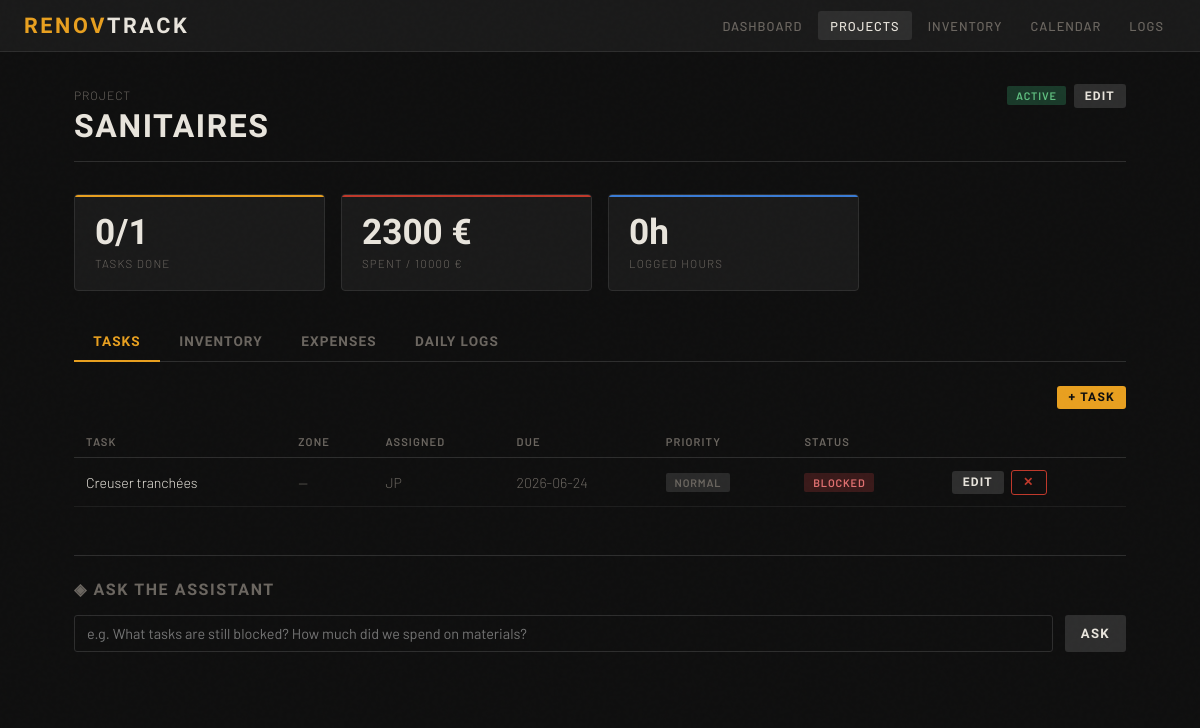
The app's page /projects/2 with its own data.
### app/models/models.py (models this page shows)
class ProjectBase(SQLModel):
    name: str
    description: Optional[str] = None
    status: str = "planning"  # planning | active | on_hold | done
    budget_total: float = 0.0
    start_date: Optional[date] = None
    estimated_end_date: Optional[date] = None

class Project(ProjectBase, table=True):
    id: Optional[int] = Field(default=None, primary_key=True)
    building_id: int = Field(foreign_key="building.id")
    created_at: datetime = Field(default_factory=datetime.utcnow)
    building: Building = Relationship(back_populates="projects")
    zones: List["Zone"] = Relationship(back_populates="project")
    tasks: List["Task"] = Relationship(back_populates="project")
    inventory_items: List["InventoryItem"] = Relationship(back_populates="project")
    expenses: List["Expense"] = Relationship(back_populates="project")
    daily_logs: List["DailyLog"] = Relationship(back_populates="project")

class TaskBase(SQLModel):
    title: str
    description: Optional[str] = None
    status: str = "todo"  # todo | in_progress | blocked | done
    priority: str = "normal"  # low | normal | high | urgent
    assigned_to: Optional[str] = None
    due_date: Optional[date] = None

class Task(TaskBase, table=True):
    id: Optional[int] = Field(default=None, primary_key=True)
    project_id: int = Field(foreign_key="project.id")
    zone_id: Optional[int] = Field(default=None, foreign_key="zone.id")
    parent_task_id: Optional[int] = Field(default=None, foreign_key="task.id")
    created_at: datetime = Field(default_factory=datetime.utcnow)
    project: Optional[Project] = Relationship(back_populates="tasks")
    zone: Optional[Zone] = Relationship(back_populates="tasks")
    daily_logs: List["DailyLog"] = Relationship(
        back_populates="tasks_completed", link_model=DailyLogTaskLink
    )
    inventory_items: List["InventoryItem"] = Relationship(back_populates="linked_task")

### app/routers/pages.py (the view)
@router.get("/projects/{project_id}")
async def project_detail(
    project_id: int, request: Request, session: AsyncSession = Depends(get_session)
):
    project = await session.get(Project, project_id)
    if not project:
        return RedirectResponse("/")
    tasks_r = await session.execute(select(Task).where(Task.project_id == project_id))
    tasks = tasks_r.scalars().all()
    inv_r = await session.execute(
        select(InventoryItem).where(InventoryItem.project_id == project_id)
    )
    inventory = inv_r.scalars().all()
    exp_r = await session.execute(
        select(Expense)
        .where(Expense.project_id == project_id)
        .order_by(Expense.date.desc())
    )
    expenses = exp_r.scalars().all()
    logs_r = await session.execute(
        select(DailyLog)
        .where(DailyLog.project_id == project_id)
        .order_by(DailyLog.date.desc())
    )
    logs = logs_r.scalars().all()
    task_counts = {}
    for t in tasks:
        task_counts[t.status] = task_counts.get(t.status, 0) + 1
    total_spent = sum(e.amount for e in expenses)
    total_hours = sum(l.time_spent_hours for l in logs)
    return templates.TemplateResponse(
        "project_detail.html",
        {
            "request": request,
            "project": project,
            "tasks": tasks,
            "inventory": inventory,
            "expenses": expenses,
            "logs": logs,
            "task_counts": task_counts,
            "task_total": len(tasks),
            "total_spent": total_spent,
            "total_hours": total_hours,
        },
    )

### app/templates/project_detail.html (shortened to what this page needs)
{% extends "base.html" %} {% block title %}{{ project.name }} — RenovTrack{% endblock %} {% block
content %}
<div class="page-header">
    <div>
        <div
            style="
                font-size: 0.75rem;
                color: var(--muted);
                letter-spacing: 0.08em;
                text-transform: uppercase;
                margin-bottom: 0.3rem;
            "
        >
            Project
        </div>
        <h1>{{ project.name }}</h1>
    </div>
    <div style="display: flex; gap: 0.5rem; align-items: center">
        <span class="badge badge-{{ project.status }}">{{ project.status }}</span>
        <button
            class="btn btn-secondary btn-sm"
            hx-get="/projects/{{ project.id }}/edit"
            hx-target="#modal-container"
            hx-swap="innerHTML"
        >
            Edit
        </button>
    </div>
</div>
<div class="grid-3" style="margin-bottom: 2rem">
    <div class="stat-box">
        <div class="stat-value">{{ task_counts.get('done', 0) }}/{{ task_total }}</div>
        <div class="stat-label">Tasks Done</div>
    </div>
    <div class="stat-box red">
        <div class="stat-value">{{ "%.0f"|format(total_spent) }} €</div>
        <div class="stat-label">
            Spent {% if project.budget_total %}/ {{ "%.0f"|format(project.budget_total) }} €{% endif
            %}
        </div>
    </div>
    <div class="stat-box blue">
        <div class="stat-value">{{ total_hours }}h</div>
        <div class="stat-label">Logged Hours</div>
    </div>
</div>
<div class="tabs">
    <a class="tab active" href="#tasks" onclick="showTab(event,'tasks')">Tasks</a>
    <a class="tab" href="#inventory" onclick="showTab(event,'inventory')">Inventory</a>
    <a class="tab" href="#expenses" onclick="showTab(event,'expenses')">Expenses</a>
    <a class="tab" href="#logs" onclick="showTab(event,'logs')">Daily Logs</a>
</div>
<div id="tab-tasks">
    <div style="display: flex; justify-content: flex-end; margin-bottom: 1rem">
        <button
            class="btn btn-primary btn-sm"
            hx-get="/projects/{{ project.id }}/tasks/new"
            hx-target="#modal-container"
            hx-swap="innerHTML"
        >
            + Task
        </button>
    </div>
    <table>
        <thead>
            <tr>
                <th>Task</th>
                <th>Zone</th>
                <th>Assigned</th>
                <th>Due</th>
                <th>Priority</th>
                <th>Status</th>
                <th></th>
            </tr>
        </thead>
        <tbody id="tasks-list">
            {% for t in tasks %}
            <tr>
                <td>{{ t.title }}</td>
                <td style="color: var(--muted)">{{ t.zone.name if t.zone else "—" }}</td>
                <td style="color: var(--muted)">{{ t.assigned_to or "—" }}</td>
                <td style="color: var(--muted)">{{ t.due_date or "—" }}</td>
                <td>
                    <span
                        class="badge badge-{{ t.priority }}"
                        style="background: #2a2a2a; color: var(--muted)"
                        >{{ t.priority }}</span
                    >
                </td>
                <td><span class="badge badge-{{ t.status }}">{{ t.status }}</span></td>
                <td>
                    <button
                        class="btn btn-secondary btn-sm"
                        hx-get="/tasks/{{ t.id }}/edit"
                        hx-target="#modal-container"
                        hx-swap="innerHTML"
                    >
                        Edit
                    </button>
                    <button
                        class="btn btn-danger btn-sm"
                        hx-delete="/tasks/{{ t.id }}"
                        hx-confirm="Delete {{ t.title }}?"
                        hx-target="closest tr"
                        hx-swap="outerHTML"
                        style="margin-left: 0.25rem"
                    >
                        ✕
                    </button>
                </td>
            </tr>
            {% endfor %}
        </tbody>
    </table>
</div>
<div style="margin-top: 3rem; border-top: 1px solid var(--border); padding-top: 1.5rem">
    <h2
        style="
            font-family: &quot;Barlow Condensed&quot;, sans-serif;
            font-size: 1rem;
            font-weight: 700;
            letter-spacing: 0.1em;
            text-transform: uppercase;
            color: var(--muted);
            margin-bottom: 1rem;
        "
    >
        ◈ Ask the Assistant
    </h2>
    <div style="display: flex; gap: 0.75rem">
        <input
            type="text"
            id="assistant-input"
            placeholder="e.g. What tasks are still blocked? How much did we spend on materials?"
            style="flex: 1"
        />
        <button
            class="btn btn-secondary"
            hx-post="/assistant/query"
            hx-include="#assistant-input"
            hx-vals='{"project_id": {{ project.id }} }'
            hx-target="#assistant-answer"
            hx-swap="innerHTML"
        >
            Ask
        </button>
    </div>
    <div
        id="assistant-answer"
        style="
            margin-top: 1rem;
            font-size: 0.88rem;
            line-height: 1.6;
            color: var(--text);
            min-height: 2rem;
        "
    ></div>
</div>
{% endblock %}

### app/templates/base.html (style rules this page uses)
:root { --bg: #0f0f0f; --surface: #1a1a1a; --border: #2e2e2e; --text: #e8e4dc; --muted: #6b6660; --accent: #e8a020; --accent2: #3a7bd5; --danger: #c0392b; --success: #27ae60; --warn: #e67e22; }
* { box-sizing: border-box; margin: 0; padding: 0; }
body { background: var(--bg); color: var(--text); font-family: "Barlow", sans-serif; font-weight: 300; min-height: 100vh; font-size: 15px; }
body::before { content: ""; position: fixed; inset: 0; pointer-events: none; z-index: 9999; opacity: 0.4; }
.page-header { display: flex; align-items: baseline; justify-content: space-between; margin-bottom: 2rem; padding-bottom: 1rem; border-bottom: 1px solid var(--border); }
.page-header h1 { font-family: "Barlow Condensed", sans-serif; font-size: 2rem; font-weight: 700; letter-spacing: 0.05em; text-transform: uppercase; }
.grid-3 { display: grid; grid-template-columns: repeat(auto-fill, minmax(220px, 1fr)); gap: 1rem; }
.stat-box { background: var(--surface); border: 1px solid var(--border); border-radius: 4px; padding: 1.25rem; position: relative; overflow: hidden; }
.stat-box::before { content: ""; position: absolute; top: 0; left: 0; right: 0; height: 2px; background: var(--accent); }
.stat-box.blue::before { background: var(--accent2); }
.stat-box.red::before { background: var(--danger); }
.stat-value { font-family: "Barlow Condensed", sans-serif; font-size: 2.2rem; font-weight: 700; line-height: 1; color: var(--text); }
.stat-label { font-size: 0.72rem; letter-spacing: 0.1em; text-transform: uppercase; color: var(--muted); margin-top: 0.35rem; }
.badge { display: inline-block; font-size: 0.68rem; font-weight: 600; letter-spacing: 0.08em; text-transform: uppercase; padding: 0.2rem 0.55rem; border-radius: 2px; }
.badge-blocked { background: #3a1a1a; color: #e07070; }
.badge-active { background: #1a3a2a; color: #60c080; }
.btn { display: inline-flex; align-items: center; gap: 0.4rem; font-family: "Barlow Condensed", sans-serif; font-weight: 600; font-size: 0.82rem; letter-spacing: 0.1em; text-transform: uppercase; padding: 0.5rem 1rem; border-radius: 3px; border: none; cursor: pointer; text-decoration: none; transition: all 0.15s; }
.btn-primary { background: var(--accent); color: #0f0f0f; }
.btn-secondary { background: var(--border); color: var(--text); }
.btn-danger { background: transparent; color: var(--danger); border: 1px solid var(--danger); }
.btn-sm { padding: 0.3rem 0.7rem; font-size: 0.75rem; }
input, select, textarea { width: 100%; background: var(--bg); border: 1px solid var(--border); color: var(--text); padding: 0.55rem 0.75rem; border-radius: 3px; font-family: "Barlow", sans-serif; font-size: 0.9rem; transition: border-color 0.15s; }
table { width: 100%; border-collapse: collapse; }
th { font-size: 0.7rem; font-weight: 600; letter-spacing: 0.1em; text-transform: uppercase; color: var(--muted); text-align: left; padding: 0.6rem 0.75rem; border-bottom: 1px solid var(--border); }
td { padding: 0.7rem 0.75rem; border-bottom: 1px solid #1e1e1e; font-size: 0.88rem; vertical-align: middle; }
.tabs { display: flex; gap: 0; border-bottom: 1px solid var(--border); margin-bottom: 1.5rem; }
.tab { font-family: "Barlow Condensed", sans-serif; font-size: 0.85rem; font-weight: 600; letter-spacing: 0.08em; text-transform: uppercase; padding: 0.65rem 1.2rem; color: var(--muted); cursor: pointer; border-bottom: 2px solid transparent; margin-bottom: -1px; transition: color 0.15s, border-color 0.15s; text-decoration: none; }
.tab.active { color: var(--accent); border-bottom-color: var(--accent); }

### records on screen
Project: name "SANITAIRES", status "ACTIVE", budget_total "10000"
Task: title "Creuser tranchées", zone "—", assigned_to "JP", due_date "2026-06-24", priority "NORMAL", status "BLOCKED"

### other values on screen
{{ task_counts.get('done', 0) }} "0"
{{ task_total }} "1"
{{ "%.0f"|format(total_spent) }} "2300"
{{ total_hours }} "0"
